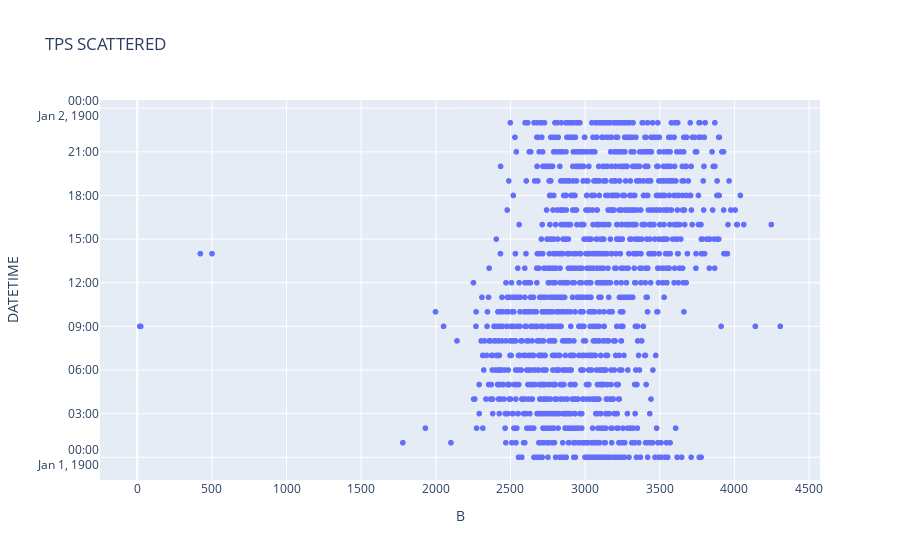

Here is the notebook cell this chart was saved with:
### Markdown cell above
## M2M Transaction per second. HH24 scaterred.

### Code cell
import pandas as pd
import plotly.express as px
df = pd.read_csv('https://raw.githubusercontent.com/unpetee/getocidisks/master/tps.csv')
df['DATETIME']= pd.to_datetime(df['DATETIME'],format="%d/%m/%Y %H:%M").dt.strftime('%H')
df['DATETIME']= pd.to_datetime(df['DATETIME'],format="%H")
gb_date = df.groupby("DATETIME")["DATA"].sum()
df.loc[df.DATA > 0, 'B'] = df.DATA
#gb_date.head(100)
fig = px.scatter(df, x = 'B', y = 'DATETIME', title='TPS SCATTERED')
#fig.update_xaxes(rangeslider_visible=True)
fig.show()

### Figure 1 — Plotly figure (JSON) as saved in the notebook; plotly's stock layout.template omitted (floating-point values rounded to 4 significant figures; data arrays with more than 128 entries replaced by an {"elided": "..."} marker saying what was removed)
{"data": [{"hovertemplate": "B=%{x}<br>DATETIME=%{y}<extra></extra>", "legendgroup": "", "marker": {"color": "#636efa", "symbol": "circle"}, "mode": "markers", "name": "", "showlegend": false, "type": "scattergl", "x": {"elided": "1480 int values"}, "xaxis": "x", "y": {"elided": "1480 str values"}, "yaxis": "y"}], "layout": {"legend": {"tracegroupgap": 0}, "title": {"text": "TPS SCATTERED"}, "xaxis": {"anchor": "y", "domain": [0, 1], "title": {"text": "B"}}, "yaxis": {"anchor": "x", "domain": [0, 1], "title": {"text": "DATETIME"}}}}
